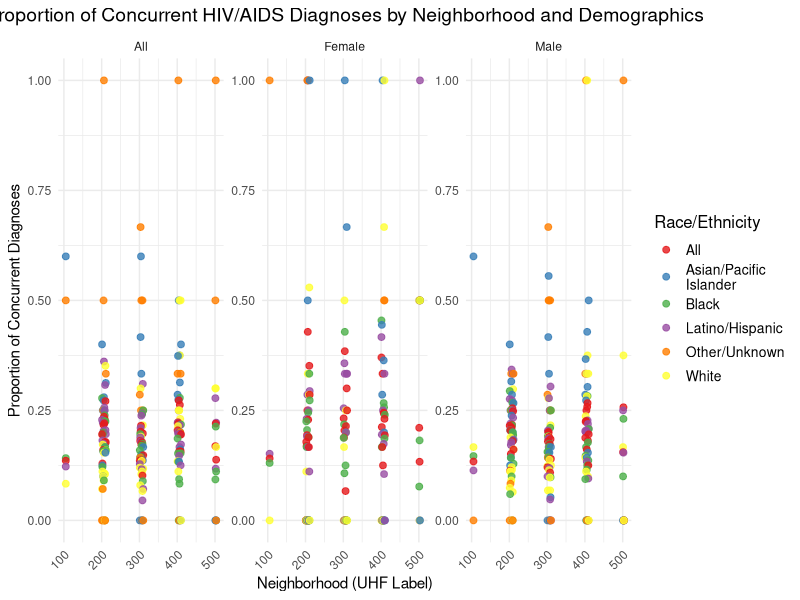
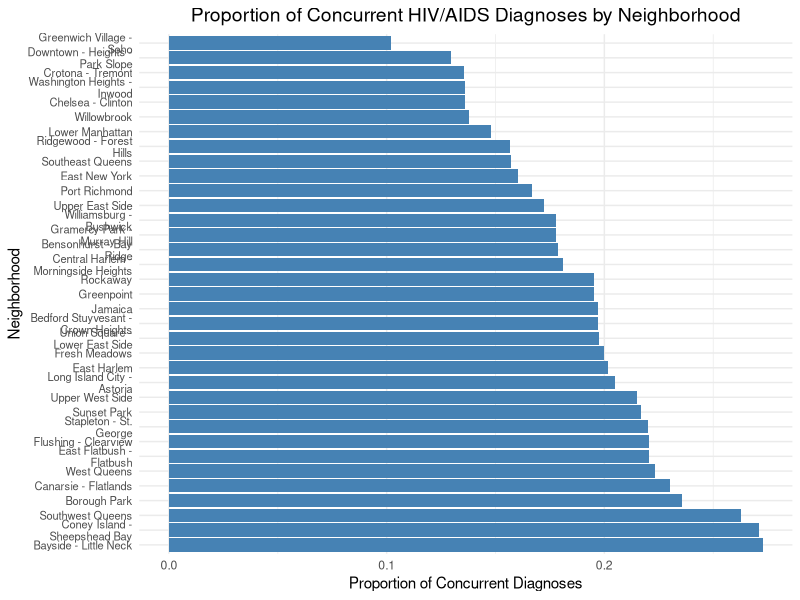

These figures' R source, in order:
## ---- chunk 1
# load the package
library(dplyr)
library(ggplot2)
library(sf)
library(RColorBrewer)

# import dataset
Merged_HIV_UHF_Data <- read.csv("Merged_HIV_UHF_Data.csv")
## ---- chunk 2
# create summary data for concurrent HIV/AIDS diagnosis
summary_data <- Merged_HIV_UHF_Data %>%
  group_by(uhf_label, sex, race_ethnicity) %>%
  summarize(
    total_concurrent_hiv_aids = sum(total_number_of_concurrent_hiv_aids_diagnoses, na.rm = TRUE),
    total_hiv_diagnoses = sum(total_number_of_hiv_diagnoses, na.rm = TRUE),
    proportion_concurrent = total_concurrent_hiv_aids / total_hiv_diagnoses
  ) %>%
  arrange(desc(proportion_concurrent))
## ---- chunk 3
# Fit the linear regression model
lm_model <- lm(proportion_concurrent ~ uhf_label + sex + race_ethnicity, data = summary_data)

# Summary of the linear regression model
summary(lm_model)
## ---- chunk 4
coeff_table <- summary(lm_model)$coefficients
coeff_table <- as.data.frame(coeff_table)
colnames(coeff_table) <- c("Estimate", "Std. Error", "t value", "Pr(>|t|)")

# Add significance levels
coeff_table$Significance <- cut(coeff_table$`Pr(>|t|)`, 
                                breaks = c(-Inf, 0.001, 0.01, 0.05, 0.1, Inf), 
                                labels = c("***", "**", "*", ".", " "))

# View the coefficient table
print(coeff_table)
## ---- chunk 5
ggplot(summary_data, aes(x = uhf_label, y = proportion_concurrent, color = race_ethnicity)) +
  geom_point(size = 2, alpha = 0.8) +  # Keep points for visibility
  facet_wrap(~ sex, scales = "free_y") +  # Separate panels for each sex
  labs(
    title = "Proportion of Concurrent HIV/AIDS Diagnoses by Neighborhood and Demographics",
    x = "Neighborhood (UHF Label)",
    y = "Proportion of Concurrent Diagnoses",
    color = "Race/Ethnicity"
  ) +
  theme_minimal() +
  theme(
    axis.text.x = element_text(angle = 45, hjust = 1),
    plot.title = element_text(hjust = 0.5, size = 14),
    legend.title = element_text(size = 12),
    legend.text = element_text(size = 10)
  ) +
  scale_color_brewer(palette = "Set1")
## ---- chunk 6
# neighborhood
neighborhood_summary <- Merged_HIV_UHF_Data %>%
  group_by(neighborhood_u_h_f) %>%
  summarize(
    total_concurrent_hiv_aids = sum(total_number_of_concurrent_hiv_aids_diagnoses, na.rm = TRUE),
    total_hiv_diagnoses = sum(total_number_of_hiv_diagnoses, na.rm = TRUE),
    proportion_concurrent = total_concurrent_hiv_aids / total_hiv_diagnoses
  ) %>%
  arrange(desc(proportion_concurrent))

print(neighborhood_summary)
## ---- chunk 7
ggplot(neighborhood_summary, aes(x = reorder(neighborhood_u_h_f, -proportion_concurrent), y = proportion_concurrent)) +
  geom_bar(stat = "identity", fill = "steelblue") +
  coord_flip() +  
  labs(
    title = "Proportion of Concurrent HIV/AIDS Diagnoses by Neighborhood",
    x = "Neighborhood",
    y = "Proportion of Concurrent Diagnoses"
  ) +
  theme_minimal() +
  theme(
    axis.text.y = element_text(size = 8),
    plot.title = element_text(hjust = 0.5, size = 14)
  )
